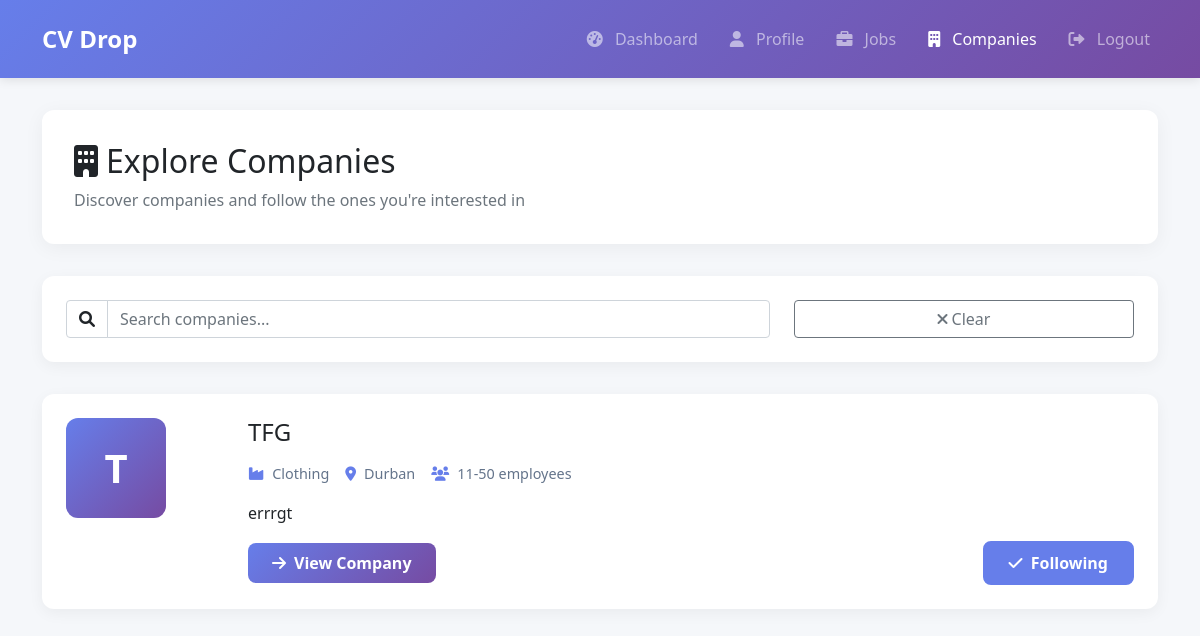
The page /student/companies (signed in) on the database its author committed.
### app.py (models this page shows)
class Company(db.Model):
    id = db.Column(db.Integer, primary_key=True)
    employer_id = db.Column(db.Integer, db.ForeignKey('user.id'), nullable=False)
    company_name = db.Column(db.String(100), nullable=False)
    industry = db.Column(db.String(100))
    description = db.Column(db.Text)
    website = db.Column(db.String(200))
    location = db.Column(db.String(100))
    company_size = db.Column(db.String(50))
    founded_year = db.Column(db.String(10))
    logo_url = db.Column(db.String(500))
    linkedin_url = db.Column(db.String(200))
    facebook_url = db.Column(db.String(200))
    twitter_url = db.Column(db.String(200))
    created_date = db.Column(db.DateTime, default=db.func.current_timestamp())
    is_featured = db.Column(db.Boolean, default=False)
    view_count = db.Column(db.Integer, default=0)

### app.py (the view)
    @app.route('/student/companies')
    @login_required
    def student_companies():
        if current_user.role != 'student':
            flash('Access denied. Students only.', 'danger')
            return redirect(url_for('login'))
        companies = Company.query.order_by(Company.is_featured.desc(), Company.created_date.desc()).all()
        followed_company_ids = [f.company_id for f in CompanyFollow.query.filter_by(student_id=current_user.id).all()]
        return render_template('student/companies.html', companies=companies, followed_company_ids=followed_company_ids)

### templates/student/companies.html (shortened to what this page needs)
<!DOCTYPE html>
<html lang="en">
<head>
    <link href="https://cdn.jsdelivr.net/npm/bootstrap@5.1.3/dist/css/bootstrap.min.css" rel="stylesheet">
    <link rel="stylesheet" href="https://cdnjs.cloudflare.com/ajax/libs/font-awesome/6.0.0/css/all.min.css">
</head>
<body>
    <nav class="navbar navbar-expand-lg navbar-dark">
        <div class="container">
            <a class="navbar-brand" href="{{ url_for('index') }}">CV Drop</a>
            <div class="collapse navbar-collapse" id="navbarNav">
                <div class="navbar-nav ms-auto">
                    <a class="nav-link" href="{{ url_for('student_dashboard') }}">
                        <i class="fas fa-tachometer-alt"></i> Dashboard
                    </a>
                    <a class="nav-link" href="{{ url_for('student_profile') }}">
                        <i class="fas fa-user"></i> Profile
                    </a>
                    <a class="nav-link" href="{{ url_for('student_jobs') }}">
                        <i class="fas fa-briefcase"></i> Jobs
                    </a>
                    <a class="nav-link active" href="{{ url_for('student_companies') }}">
                        <i class="fas fa-building"></i> Companies
                    </a>
                    <a class="nav-link" href="{{ url_for('logout') }}">
                        <i class="fas fa-sign-out-alt"></i> Logout
                    </a>
                </div>
            </div>
        </div>
    </nav>
    <div class="container">
        <div class="page-header">
            <h2><i class="fas fa-building me-2"></i>Explore Companies</h2>
            <p class="text-muted mb-0">Discover companies and follow the ones you're interested in</p>
        </div>
        <div class="filter-section">
            <div class="row">
                <div class="col-md-8 mb-3 mb-md-0">
                    <div class="input-group">
                        <span class="input-group-text bg-white"><i class="fas fa-search"></i></span>
                        <input type="text" class="form-control" id="searchInput" placeholder="Search companies...">
                    </div>
                </div>
                <div class="col-md-4">
                    <button class="btn btn-outline-secondary w-100" id="clearFilters">
                        <i class="fas fa-times me-1"></i>Clear
                    </button>
                </div>
            </div>
        </div>
        <div id="companiesContainer">
            {% if companies %}
                {% for company in companies %}
                <div class="company-card"
                     data-name="{{ company.company_name|lower }}"
                     data-industry="{{ company.industry|lower if company.industry else '' }}"
                     onclick="window.location='{{ url_for('student_view_company', company_id=company.id) }}'">
                    <div class="row">
                        <div class="col-md-2 text-center mb-3 mb-md-0">
                            {% if company.logo_url %}
                                <img src="{{ company.logo_url }}" alt="{{ company.company_name }}" class="company-logo">
                            {% else %}
                                <div class="company-logo-placeholder">
                                    {{ company.company_name[0]|upper }}
                                </div>
                            {% endif %}
                        </div>
                        <div class="col-md-10">
                            <h4>{{ company.company_name }}</h4>
                            <div class="company-meta">
                                {% if company.industry %}
                                <div class="company-meta-item">
                                    <i class="fas fa-industry"></i>
                                    <span>{{ company.industry }}</span>
                                </div>
                                {% endif %}
                                {% if company.location %}
                                <div class="company-meta-item">
                                    <i class="fas fa-map-marker-alt"></i>
                                    <span>{{ company.location }}</span>
                                </div>
                                {% endif %}
                                {% if company.company_size %}
                                <div class="company-meta-item">
                                    <i class="fas fa-users"></i>
                                    <span>{{ company.company_size }} employees</span>
                                </div>
                                {% endif %}
                            </div>
                            <p class="mb-3">
                                {{ company.description[:200] if company.description else 'No description available' }}
                            </p>
                            <div class="d-flex justify-content-between align-items-center">
                                <a href="{{ url_for('student_view_company', company_id=company.id) }}"
                                   class="btn-view" onclick="event.stopPropagation()">
                                    <i class="fas fa-arrow-right me-2"></i>View Company
                                </a>
                                <form action="{{ url_for('student_follow_company', company_id=company.id) }}"
                                      method="post" style="display:inline;" onclick="event.stopPropagation()">
                                    <button type="submit" class="follow-btn {{ 'following' if company.id in followed_company_ids else '' }}">
                                        <i class="fas fa-{{ 'check' if company.id in followed_company_ids else 'plus' }} me-1"></i>
                                        {{ 'Following' if company.id in followed_company_ids else 'Follow' }}
                                    </button>
                                </form>
                            </div>
                        </div>
                    </div>
                </div>
                {% endfor %}
            {% else %}
                <div class="no-companies">
                    <i class="fas fa-building"></i>
                    <h5>No companies yet</h5>
                    <p class="text-muted">Check back soon for exciting companies to explore</p>
                </div>
            {% endif %}
        </div>
    </div>
</body>
</html>

### templates/student/companies.html (style rules this page uses)
:root { --primary-color: #667eea; --secondary-color: #764ba2; }
body { font-family: 'Segoe UI', Tahoma, Geneva, Verdana, sans-serif; background-color: #f5f7fa; }
.navbar { background: linear-gradient(135deg, var(--primary-color), var(--secondary-color)); box-shadow: 0 2px 10px rgba(0, 0, 0, 0.1); padding: 1rem 0; }
.navbar-brand { font-weight: 700; font-size: 1.5rem; }
.nav-link { font-weight: 500; margin-left: 1rem; transition: all 0.3s ease; }
.nav-link i { margin-right: 8px; }
.page-header { background: white; border-radius: 12px; padding: 2rem; box-shadow: 0 4px 20px rgba(0, 0, 0, 0.05); margin: 2rem 0; }
.filter-section { background: white; border-radius: 12px; padding: 1.5rem; margin-bottom: 2rem; box-shadow: 0 4px 15px rgba(0, 0, 0, 0.05); }
.company-card { background: white; border-radius: 12px; padding: 1.5rem; margin-bottom: 1.5rem; box-shadow: 0 4px 15px rgba(0, 0, 0, 0.05); transition: all 0.3s ease; cursor: pointer; }
.company-logo-placeholder { width: 100px; height: 100px; border-radius: 12px; background: linear-gradient(135deg, var(--primary-color), var(--secondary-color)); display: flex; align-items: center; justify-content: center; color: white; font-size: 2.5rem; font-weight: 700; }
.company-meta { display: flex; flex-wrap: wrap; gap: 1rem; color: #64748b; font-size: 0.9rem; margin: 1rem 0; }
.company-meta-item { display: flex; align-items: center; gap: 0.5rem; }
.company-meta-item i { color: var(--primary-color); }
.follow-btn { background: transparent; border: 2px solid var(--primary-color); color: var(--primary-color); padding: 0.5rem 1.5rem; border-radius: 8px; font-weight: 600; transition: all 0.3s ease; }
.follow-btn.following { background: var(--primary-color); color: white; }
.btn-view { background: linear-gradient(135deg, var(--primary-color), var(--secondary-color)); color: white; padding: 0.5rem 1.5rem; border-radius: 8px; font-weight: 600; text-decoration: none; display: inline-block; transition: all 0.3s ease; }

### rows shown on the page
Company: company_name "T", company_name "TFG", industry "Clothing", location "Durban", company_size "11-50", description "errrgt", id "Following"
